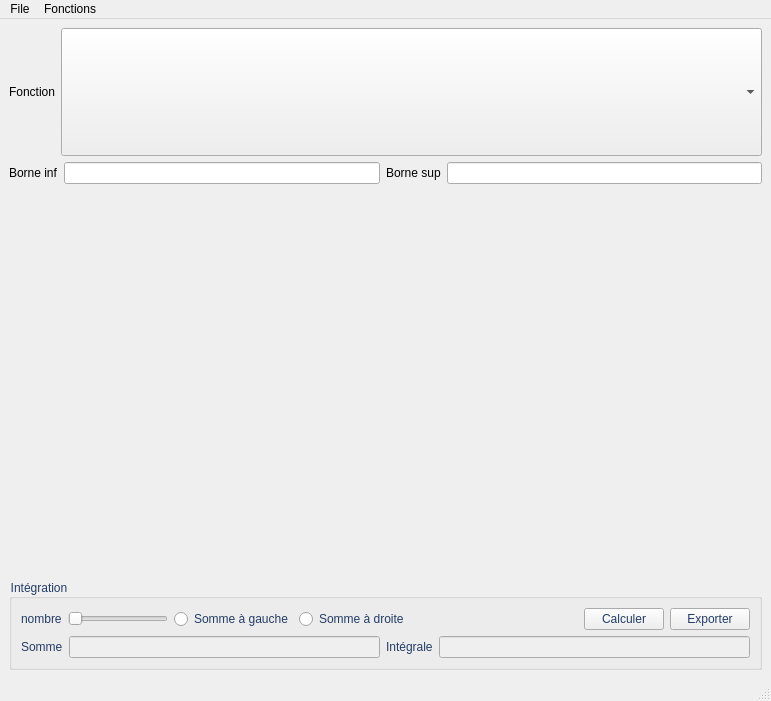
<?xml version="1.0" encoding="UTF-8"?>
<ui version="4.0">
 <class>MainWindow</class>
 <widget class="QMainWindow" name="MainWindow">
  <property name="geometry">
   <rect>
    <x>0</x>
    <y>0</y>
    <width>771</width>
    <height>701</height>
   </rect>
  </property>
  <property name="windowTitle">
   <string>MainWindow</string>
  </property>
  <property name="dockNestingEnabled">
   <bool>true</bool>
  </property>
  <widget class="QWidget" name="centralwidget">
   <layout class="QVBoxLayout" name="verticalLayout_2" stretch="1,0,3,1">
    <item>
     <layout class="QHBoxLayout" name="horizontalLayout" stretch="0,1">
      <property name="sizeConstraint">
       <enum>QLayout::SetFixedSize</enum>
      </property>
      <item>
       <widget class="QLabel" name="fonctionLabel">
        <property name="text">
         <string>Fonction</string>
        </property>
       </widget>
      </item>
      <item>
       <widget class="QComboBox" name="fonctionComboBox">
        <property name="sizePolicy">
         <sizepolicy hsizetype="Preferred" vsizetype="Ignored">
          <horstretch>0</horstretch>
          <verstretch>3</verstretch>
         </sizepolicy>
        </property>
        <property name="minimumSize">
         <size>
          <width>0</width>
          <height>75</height>
         </size>
        </property>
        <property name="baseSize">
         <size>
          <width>0</width>
          <height>1</height>
         </size>
        </property>
        <property name="sizeAdjustPolicy">
         <enum>QComboBox::AdjustToContentsOnFirstShow</enum>
        </property>
       </widget>
      </item>
     </layout>
    </item>
    <item>
     <layout class="QHBoxLayout" name="horizontalLayout_2">
      <property name="sizeConstraint">
       <enum>QLayout::SetFixedSize</enum>
      </property>
      <item>
       <widget class="QLabel" name="label_2">
        <property name="text">
         <string>Borne inf</string>
        </property>
       </widget>
      </item>
      <item>
       <widget class="QLineEdit" name="borneInfLineEdit"/>
      </item>
      <item>
       <widget class="QLabel" name="label_3">
        <property name="text">
         <string>Borne sup</string>
        </property>
       </widget>
      </item>
      <item>
       <widget class="QLineEdit" name="borneSupLineEdit"/>
      </item>
     </layout>
    </item>
    <item>
     <widget class="QWidget" name="plotWidget" native="true"/>
    </item>
    <item>
     <widget class="QGroupBox" name="groupBox">
      <property name="sizePolicy">
       <sizepolicy hsizetype="Preferred" vsizetype="Fixed">
        <horstretch>0</horstretch>
        <verstretch>0</verstretch>
       </sizepolicy>
      </property>
      <property name="palette">
       <palette>
        <active>
         <colorrole role="WindowText">
          <brush brushstyle="SolidPattern">
           <color alpha="255">
            <red>35</red>
            <green>60</green>
            <blue>103</blue>
           </color>
          </brush>
         </colorrole>
         <colorrole role="Dark">
          <brush brushstyle="SolidPattern">
           <color alpha="255">
            <red>35</red>
            <green>60</green>
            <blue>103</blue>
           </color>
          </brush>
         </colorrole>
         <colorrole role="Mid">
          <brush brushstyle="SolidPattern">
           <color alpha="255">
            <red>68</red>
            <green>112</green>
            <blue>173</blue>
           </color>
          </brush>
         </colorrole>
         <colorrole role="Text">
          <brush brushstyle="SolidPattern">
           <color alpha="255">
            <red>35</red>
            <green>60</green>
            <blue>103</blue>
           </color>
          </brush>
         </colorrole>
         <colorrole role="ButtonText">
          <brush brushstyle="SolidPattern">
           <color alpha="255">
            <red>35</red>
            <green>60</green>
            <blue>103</blue>
           </color>
          </brush>
         </colorrole>
        </active>
        <inactive>
         <colorrole role="WindowText">
          <brush brushstyle="SolidPattern">
           <color alpha="255">
            <red>35</red>
            <green>60</green>
            <blue>103</blue>
           </color>
          </brush>
         </colorrole>
         <colorrole role="Dark">
          <brush brushstyle="SolidPattern">
           <color alpha="255">
            <red>35</red>
            <green>60</green>
            <blue>103</blue>
           </color>
          </brush>
         </colorrole>
         <colorrole role="Mid">
          <brush brushstyle="SolidPattern">
           <color alpha="255">
            <red>68</red>
            <green>112</green>
            <blue>173</blue>
           </color>
          </brush>
         </colorrole>
         <colorrole role="Text">
          <brush brushstyle="SolidPattern">
           <color alpha="255">
            <red>35</red>
            <green>60</green>
            <blue>103</blue>
           </color>
          </brush>
         </colorrole>
         <colorrole role="ButtonText">
          <brush brushstyle="SolidPattern">
           <color alpha="255">
            <red>35</red>
            <green>60</green>
            <blue>103</blue>
           </color>
          </brush>
         </colorrole>
        </inactive>
        <disabled>
         <colorrole role="WindowText">
          <brush brushstyle="SolidPattern">
           <color alpha="255">
            <red>35</red>
            <green>60</green>
            <blue>103</blue>
           </color>
          </brush>
         </colorrole>
         <colorrole role="Dark">
          <brush brushstyle="SolidPattern">
           <color alpha="255">
            <red>35</red>
            <green>60</green>
            <blue>103</blue>
           </color>
          </brush>
         </colorrole>
         <colorrole role="Mid">
          <brush brushstyle="SolidPattern">
           <color alpha="255">
            <red>68</red>
            <green>112</green>
            <blue>173</blue>
           </color>
          </brush>
         </colorrole>
         <colorrole role="Text">
          <brush brushstyle="SolidPattern">
           <color alpha="255">
            <red>35</red>
            <green>60</green>
            <blue>103</blue>
           </color>
          </brush>
         </colorrole>
         <colorrole role="ButtonText">
          <brush brushstyle="SolidPattern">
           <color alpha="255">
            <red>35</red>
            <green>60</green>
            <blue>103</blue>
           </color>
          </brush>
         </colorrole>
        </disabled>
       </palette>
      </property>
      <property name="styleSheet">
       <string notr="true">color : #233c67;
</string>
      </property>
      <property name="title">
       <string>Intégration</string>
      </property>
      <layout class="QVBoxLayout" name="verticalLayout">
       <item>
        <layout class="QHBoxLayout" name="horizontalLayout_5" stretch="2,1,0,0">
         <item>
          <layout class="QHBoxLayout" name="horizontalLayout_3" stretch="0,1,0,0">
           <item>
            <widget class="QLabel" name="label_4">
             <property name="text">
              <string>nombre</string>
             </property>
            </widget>
           </item>
           <item>
            <widget class="QSlider" name="nombreSlider">
             <property name="sizePolicy">
              <sizepolicy hsizetype="Minimum" vsizetype="Fixed">
               <horstretch>0</horstretch>
               <verstretch>0</verstretch>
              </sizepolicy>
             </property>
             <property name="minimumSize">
              <size>
               <width>100</width>
               <height>0</height>
              </size>
             </property>
             <property name="orientation">
              <enum>Qt::Horizontal</enum>
             </property>
            </widget>
           </item>
           <item>
            <widget class="QRadioButton" name="gaucheSumRadioButton">
             <property name="text">
              <string>Somme à gauche</string>
             </property>
            </widget>
           </item>
           <item>
            <widget class="QRadioButton" name="droiteSumRadioButton">
             <property name="text">
              <string>Somme à droite</string>
             </property>
            </widget>
           </item>
          </layout>
         </item>
         <item>
          <spacer name="horizontalSpacer">
           <property name="orientation">
            <enum>Qt::Horizontal</enum>
           </property>
           <property name="sizeHint" stdset="0">
            <size>
             <width>40</width>
             <height>20</height>
            </size>
           </property>
          </spacer>
         </item>
         <item>
          <widget class="QPushButton" name="calculerPushButton">
           <property name="text">
            <string>Calculer</string>
           </property>
          </widget>
         </item>
         <item>
          <widget class="QPushButton" name="exporterPushButton">
           <property name="text">
            <string>Exporter</string>
           </property>
          </widget>
         </item>
        </layout>
       </item>
       <item>
        <layout class="QHBoxLayout" name="horizontalLayout_4" stretch="0,1,0,1">
         <item>
          <widget class="QLabel" name="label_5">
           <property name="text">
            <string>Somme</string>
           </property>
          </widget>
         </item>
         <item>
          <widget class="QLineEdit" name="sumLineEdit">
           <property name="enabled">
            <bool>false</bool>
           </property>
          </widget>
         </item>
         <item>
          <widget class="QLabel" name="label_6">
           <property name="text">
            <string>Intégrale</string>
           </property>
          </widget>
         </item>
         <item>
          <widget class="QLineEdit" name="integraleLineEdit">
           <property name="enabled">
            <bool>false</bool>
           </property>
          </widget>
         </item>
        </layout>
       </item>
      </layout>
     </widget>
    </item>
   </layout>
  </widget>
  <widget class="QMenuBar" name="menubar">
   <property name="geometry">
    <rect>
     <x>0</x>
     <y>0</y>
     <width>771</width>
     <height>21</height>
    </rect>
   </property>
   <widget class="QMenu" name="menuFile">
    <property name="title">
     <string>File</string>
    </property>
    <addaction name="exporterAction"/>
    <addaction name="quitterAction"/>
   </widget>
   <widget class="QMenu" name="menuFonctions">
    <property name="title">
     <string>Fonctions</string>
    </property>
    <addaction name="listFonctionsAction"/>
   </widget>
   <addaction name="menuFile"/>
   <addaction name="menuFonctions"/>
  </widget>
  <widget class="QStatusBar" name="statusbar"/>
  <action name="exporterAction">
   <property name="text">
    <string>Exporter</string>
   </property>
  </action>
  <action name="quitterAction">
   <property name="text">
    <string>Quitter</string>
   </property>
  </action>
  <action name="listFonctionsAction">
   <property name="text">
    <string>Liste fonctions</string>
   </property>
  </action>
 </widget>
 <resources/>
 <connections/>
</ui>
